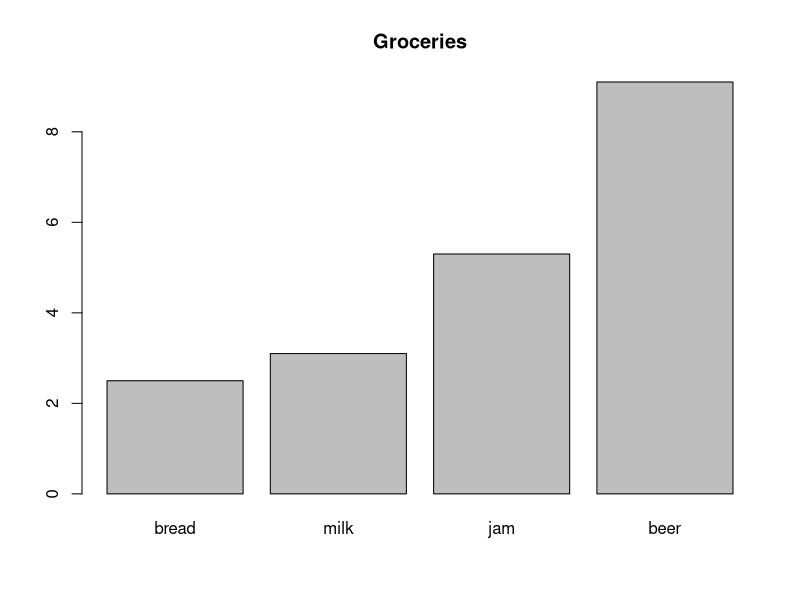
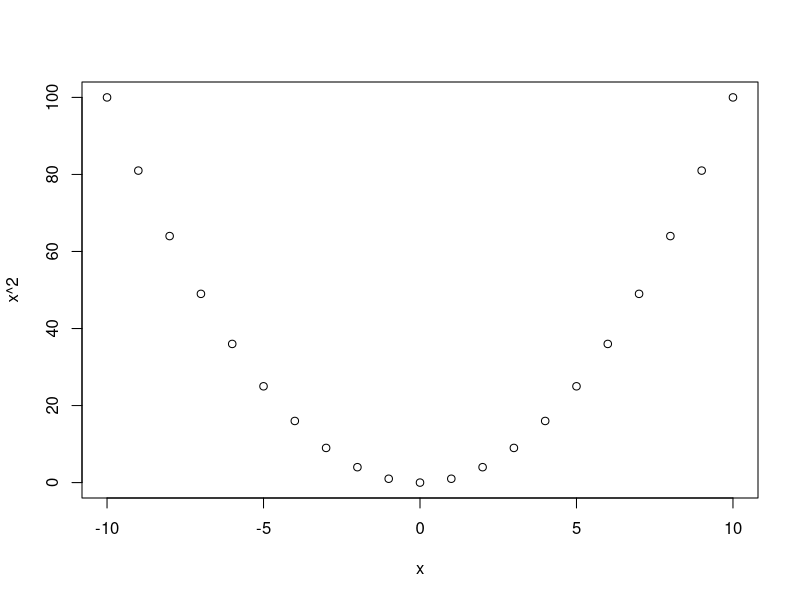

Source code (R) for these figures, in order:
## ---- chunk 1
x <- c(12, 56, 31, -5, 7)

# The mean of all elements in x
y <- mean(x)
y

# Square each element in x
z <- x^2
z


## ---- chunk 2

#setwd(dir) is used to set the current working directory.
setwd("/Users/zhangli/Desktop")


#getwd returns the current working directory.
getwd()


## ---- chunk 3

#Function that lists all the files in the current working folder in R
#list.files()

#or we can use this function.
#dir()

## ---- chunk 4

sum(1:1000)

## ---- chunk 5
# Obtain a new vector var2 which removes all NAs from var1
var1 <- c(NA, 334, 566, 319, NA, -307)
var2 <- var1[!is.na(var1)]

# Using the argument na.rm to calculate the mean of var1
mean(var1, na.rm = TRUE)


## ---- chunk 6

x <-sample(1:100, 10)
y <- ifelse(x%%2 == 0, "even", "odd")
y


## ---- chunk 7
fishes<- c(7, 3, 9)
fishes[3] > sum(fishes[1:2])

## ---- chunk 8
fisher<- c(7, 4, 9) 
names(fisher) <- c("Tom", "Jerry", "Mickey")
fisher["Tom"] <- 'Ten'
fisher

## ---- chunk 9
groceries <- c(2.5, 3.1, 5.3, 9.1)
names(groceries) <- c("bread", "milk", "jam", "beer")
groceries
barplot(groceries, main = "Groceries")

## ---- chunk 10
x <- seq(-10, 10, length = 21)
plot(x, x^2)

